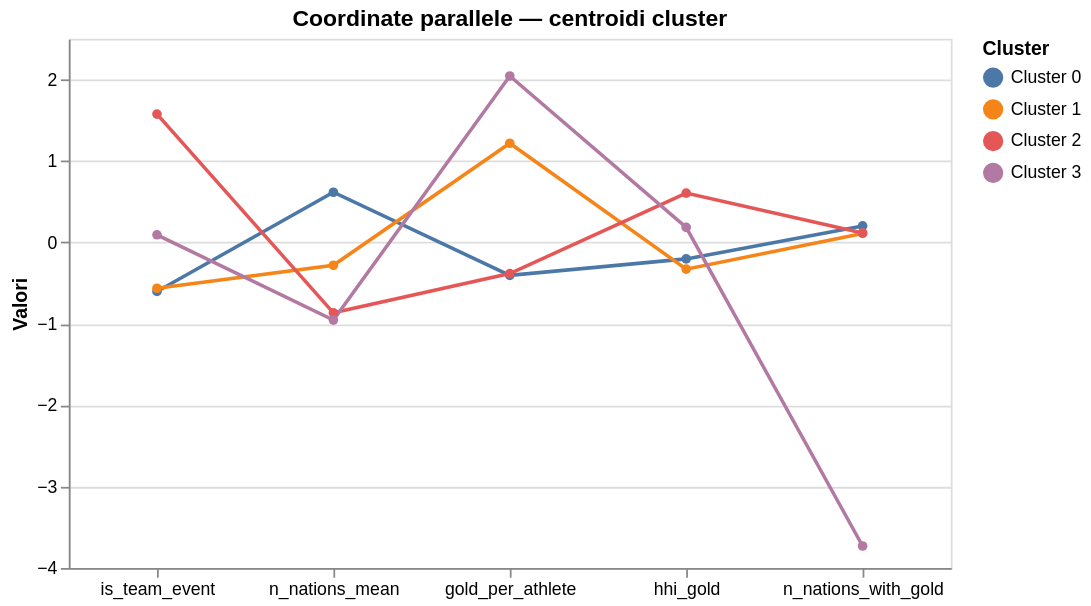

Here is the notebook cell this chart was saved with:
### Code cell
# Visualizzo i centroidi dei cluster tramite coordinate parallele
centroids = pd.DataFrame(
    n_clust_4.cluster_centers_,
    columns=feat_for_clust
)
centroids['cluster'] = [f'Cluster {i}' for i in range(len(centroids))]

centroids_long = centroids.melt(
    id_vars='cluster',
    value_vars=feat_for_clust,
    var_name='feature',
    value_name='valore'
)

alt.Chart(centroids_long).mark_line(point=True).encode(
    x=alt.X('feature:N', sort=feat_for_clust, title=None, axis=alt.Axis(labelAngle=0)),
    y=alt.Y('valore:Q', title='Valori'),
    color=alt.Color('cluster:N', title='Cluster', scale=color_scale),
    tooltip=['cluster', 'feature', 'valore']
).properties(
    width=500,
    height=300,
    title='Coordinate parallele — centroidi cluster'
).interactive()

### Figure 1 — Vega-Lite specification as saved in the notebook (floating-point values rounded to 4 significant figures)
{"config": {"view": {"continuousWidth": 300, "continuousHeight": 300}}, "data": {"name": "data-b8669bb6b59b094f4e30fddc37166a3e"}, "mark": {"type": "line", "point": true}, "encoding": {"color": {"field": "cluster", "scale": {"domain": ["Cluster 0", "Cluster 1", "Cluster 2", "Cluster 3"], "range": ["#4c78a8", "#f58518", "#e45756", "#b279a2"]}, "title": "Cluster", "type": "nominal"}, "tooltip": [{"field": "cluster", "type": "nominal"}, {"field": "feature", "type": "nominal"}, {"field": "valore", "type": "quantitative"}], "x": {"axis": {"labelAngle": 0}, "field": "feature", "sort": ["is_team_event", "n_nations_mean", "gold_per_athlete", "hhi_gold", "n_nations_with_gold"], "title": null, "type": "nominal"}, "y": {"field": "valore", "title": "Valori", "type": "quantitative"}}, "height": 300, "params": [{"name": "param_14", "select": {"type": "interval", "encodings": ["x", "y"]}, "bind": "scales"}], "title": "Coordinate parallele — centroidi cluster", "width": 500, "$schema": "https://vega.github.io/schema/vega-lite/v5.20.1.json", "datasets": {"data-b8669bb6b59b094f4e30fddc37166a3e": [{"cluster": "Cluster 0", "feature": "is_team_event", "valore": -0.603}, {"cluster": "Cluster 1", "feature": "is_team_event", "valore": -0.564}, {"cluster": "Cluster 2", "feature": "is_team_event", "valore": 1.576}, {"cluster": "Cluster 3", "feature": "is_team_event", "valore": 0.09277}, {"cluster": "Cluster 0", "feature": "n_nations_mean", "valore": 0.6155}, {"cluster": "Cluster 1", "feature": "n_nations_mean", "valore": -0.2815}, {"cluster": "Cluster 2", "feature": "n_nations_mean", "valore": -0.8655}, {"cluster": "Cluster 3", "feature": "n_nations_mean", "valore": -0.955}, {"cluster": "Cluster 0", "feature": "gold_per_athlete", "valore": -0.4056}, {"cluster": "Cluster 1", "feature": "gold_per_athlete", "valore": 1.218}, {"cluster": "Cluster 2", "feature": "gold_per_athlete", "valore": -0.3838}, {"cluster": "Cluster 3", "feature": "gold_per_athlete", "valore": 2.043}, {"cluster": "Cluster 0", "feature": "hhi_gold", "valore": -0.203}, {"cluster": "Cluster 1", "feature": "hhi_gold", "valore": -0.3288}, {"cluster": "Cluster 2", "feature": "hhi_gold", "valore": 0.6046}, {"cluster": "Cluster 3", "feature": "hhi_gold", "valore": 0.1836}, {"cluster": "Cluster 0", "feature": "n_nations_with_gold", "valore": 0.202}, {"cluster": "Cluster 1", "feature": "n_nations_with_gold", "valore": 0.1095}, {"cluster": "Cluster 2", "feature": "n_nations_with_gold", "valore": 0.1147}, {"cluster": "Cluster 3", "feature": "n_nations_with_gold", "valore": -3.729}]}}
